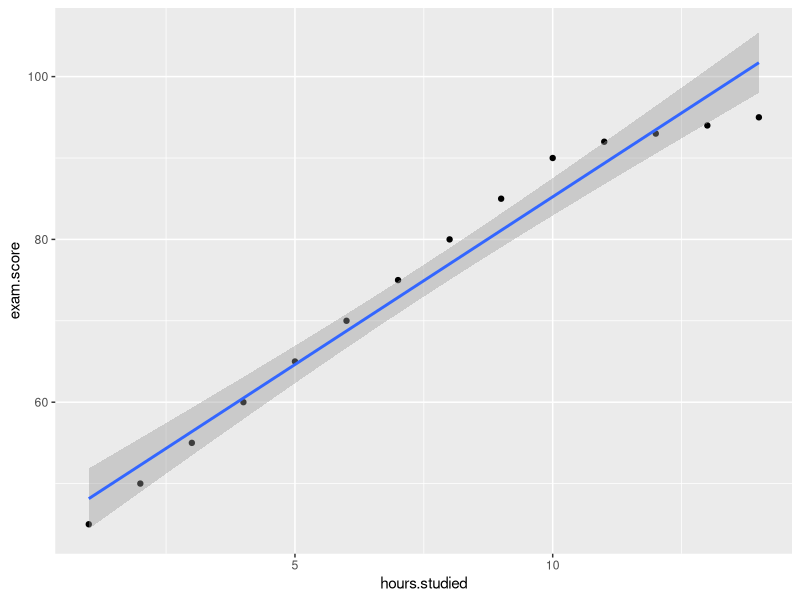

Write R code to recreate this figure.
## ---- chunk 1
library(tidyverse)
library(GGally)
## ---- chunk 2
hours.studied = 1:14
exam.score = c(45,50,55,60,65,70,75,80,85,90,92,93,94,95)
#a)
cor(hours.studied, exam.score)
#there is a very strong positive linear correlation between these data
#b)
data <- data.frame(exam.score = exam.score, hours.studied = hours.studied)
ggplot(data, aes(y = exam.score, x = hours.studied)) + geom_point() + geom_smooth(method = "lm")
#c)
model <- lm(exam.score~hours.studied)
#c)
summary(model)
#the amount that can be explained is 96.61% (r^2)
#e)
dat <- data.frame(hours.studied = 7)
predict(model, newdata = dat, interval = "predict")
#f)
sd_vec <- numeric(10000)
for(i in 1:10000){
  samp <- sample(exam.score, size = length(exam.score), replace = TRUE)
  sd_vec[i] <- sd(samp)
}
mean(sd_vec)
